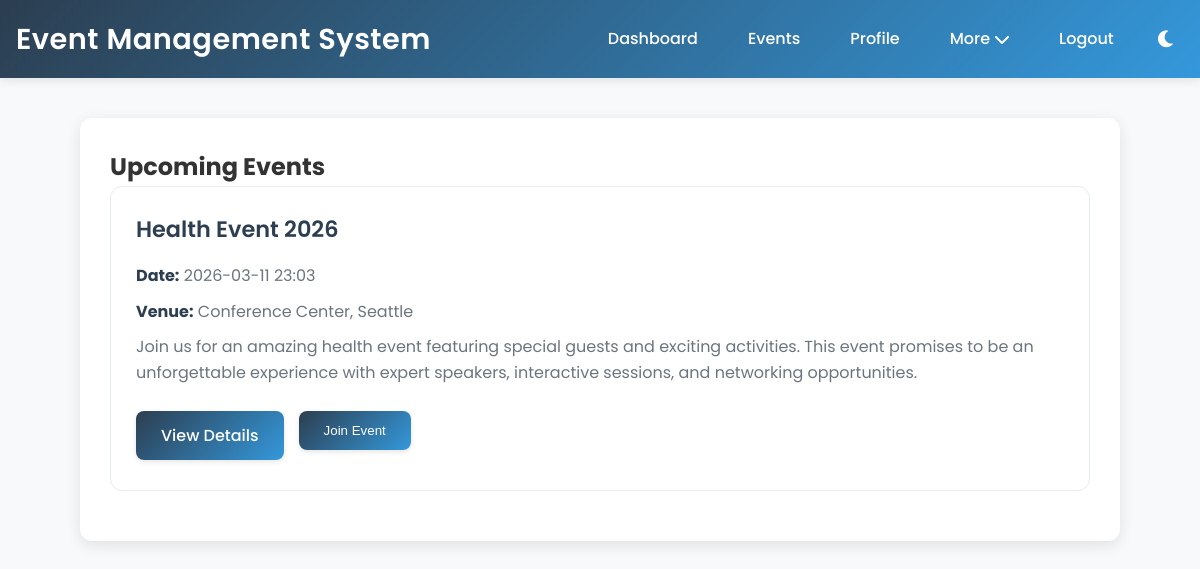
The page /upcoming_events (signed in) on the database as committed earlier.
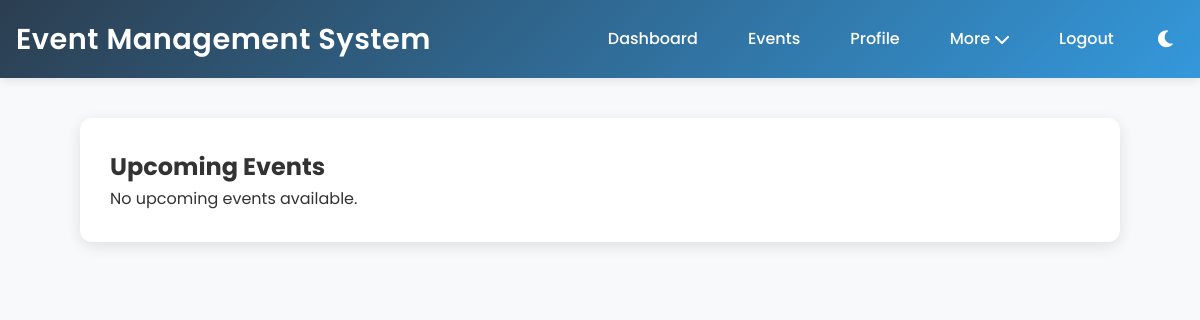
The same page on the database as committed later.
### app.py (models this page shows, shortened)
class Event(db.Model):
    id = db.Column(db.Integer, primary_key=True)
    title = db.Column(db.String(100), nullable=False)
    description = db.Column(db.Text, nullable=False)
    date = db.Column(db.DateTime, nullable=False)
    venue = db.Column(db.String(200), nullable=False)
    category = db.Column(db.String(50), nullable=False)
    capacity = db.Column(db.Integer, nullable=False)
    price = db.Column(db.Float, nullable=False)
    organizer = db.Column(db.String(100), nullable=False)
    contact_email = db.Column(db.String(120), nullable=False)
    contact_phone = db.Column(db.String(20), nullable=False)
    requirements = db.Column(db.Text)
    schedule = db.Column(db.Text)
    speakers = db.Column(db.Text)
    sponsors = db.Column(db.Text)
    image_url = db.Column(db.String(255))  # For external images
    image_path = db.Column(db.String(255))  # For uploaded images
    organizer_id = db.Column(db.Integer, db.ForeignKey('user.id'), nullable=False)
    created_by = db.Column(db.Integer, db.ForeignKey('user.id'), nullable=False)
    created_at = db.Column(db.DateTime, default=datetime.utcnow)
    updated_at = db.Column(db.DateTime, default=datetime.utcnow, onupdate=datetime.utcnow)
    status = db.Column(db.String(20), default='upcoming')  # upcoming, ongoing, completed, cancelled
    is_featured = db.Column(db.Boolean, default=False)
    registration_deadline = db.Column(db.DateTime)
    tags = db.Column(db.String(255))  # Comma-separated tags
    additional_images = db.Column(db.Text)  # JSON string for multiple images
    likes = db.Column(db.Integer, default=0)
    shares = db.Column(db.Integer, default=0)
    views = db.Column(db.Integer, default=0)
    revenue = db.Column(db.Float, default=0.0)
    chat_messages = db.relationship('ChatMessage', backref='event', lazy=True)

### app.py (the view)
@app.route('/upcoming_events')
@login_required
def upcoming_events():
    upcoming_events = Event.query.filter(Event.date > datetime.now()).all()
    return render_template('upcoming_events.html', events=upcoming_events)

### app.py (called while the page is built)
@login_manager.user_loader
def load_user(user_id):
    return User.query.get(int(user_id))

### templates/upcoming_events.html (shortened to what this page needs)
{% extends "base.html" %}
{% block content %}
<div class="card">
    <h2>Upcoming Events</h2>
    {% if events %}
        <div class="events-list">
            {% for event in events %}
                <div class="event-card">
                    <h3>{{ event.title }}</h3>
                    <p><strong>Date:</strong> {{ event.date.strftime('%Y-%m-%d %H:%M') }}</p>
                    <p><strong>Venue:</strong> {{ event.venue }}</p>
                    <p>{{ event.description }}</p>
                    <div class="event-actions">
                        <a href="{{ url_for('event_details', event_id=event.id) }}" class="btn">View Details</a>
                        {% if event not in current_user.joined_events %}
                            <form method="POST" action="{{ url_for('join_event', event_id=event.id) }}" style="display: inline;">
                                <button type="submit" class="btn">Join Event</button>
                            </form>
                        {% else %}
                            <span style="color: green; font-weight: bold;">Already Joined</span>
                        {% endif %}
                    </div>
                </div>
            {% endfor %}
        </div>
    {% else %}
        <p>No upcoming events available.</p>
    {% endif %}
</div>
{% endblock %}

Rows that differ between the two databases and show on the page:
no longer on this page (row edited): Event: title "Health Event 2026", date "2026-03-11 23:03", venue "Conference Center, Seattle", description "Join us for an amazing health event featuring special guests and exciting activities. This event promises to be an unforgettable experience with expert speakers, interactive sessions, and networking opportunities."
Other text that changed with them:
text now shown: "No upcoming events available."
